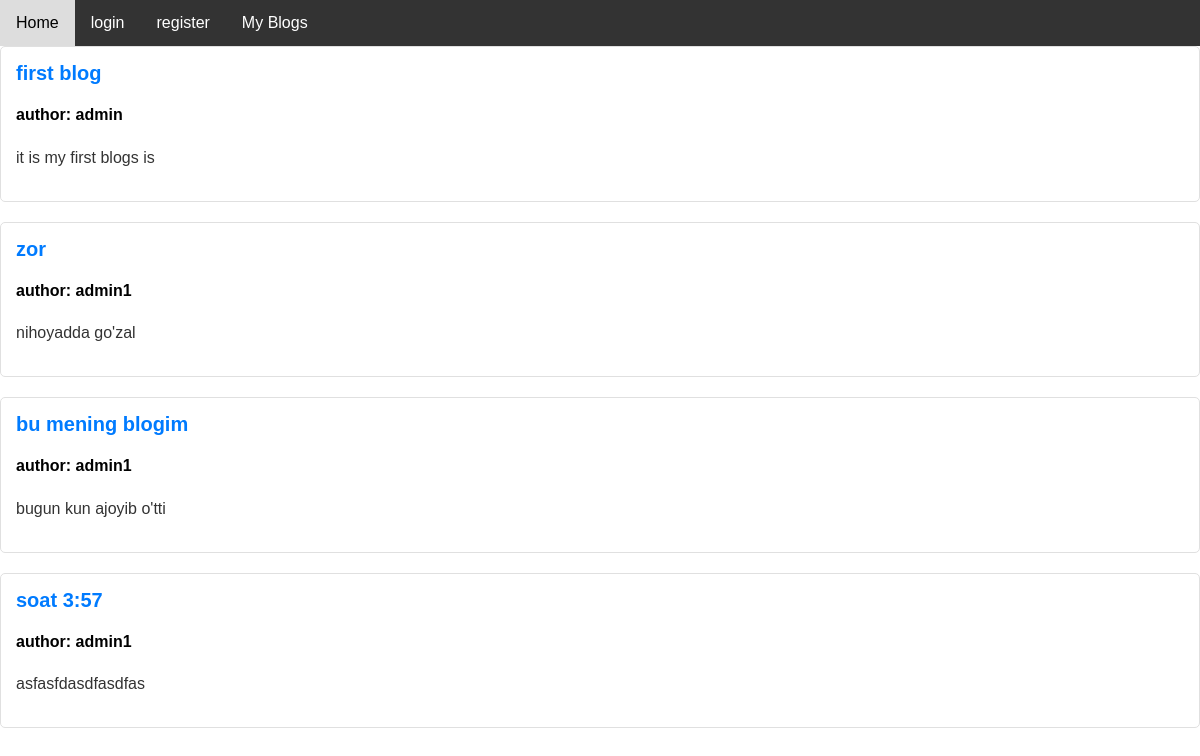
The page / on the database its author committed.
### blogs/models.py (models this page shows, shortened)
class Post(models.Model):
    title = models.CharField(max_length=255)
    author = models.ForeignKey(
        Users,
        on_delete=models.CASCADE
    )
    body = models.TextField()
    class Meta:
        db_table = 'post'

### users/models.py (models this page shows)
class Users(AbstractUser):
    image = models.ImageField(
        upload_to='user_image/',
        blank=True, null=True,
        default='default_img/default.png'
    )
    class Meta:
        db_table = 'users'
    def __str__(self):
        return self.username

### blogs/views.py (the view)
# urls.py: path('', BlogListView.as_view(), name='home'),
class BlogListView(ListView):
    model = Post
    template_name = 'home.html'

### blogs/templates/home.html (shortened to what this page needs)
{% extends 'base.html' %}
{% block content %}
<nav class="navbar">
  <ul>
    <li><a href="{% url 'blogs:home' %}">Home</a></li>
    {% if not request.user.is_authenticated %}
        <li><a href="{% url 'users:login' %}">login</a></li>
        <li><a href="{% url 'users:register' %}">register</a></li>
    {% else %}
        <li><a href="{% url 'users:logout' %}">logout</a></li>
    {% endif %}
    <li><a href="{% url 'blogs:my_blogs' %}">My Blogs</a></li>
  </ul>
</nav>
{% for post in object_list %}
    <div class="posts">
        <h2><a href="{% url 'blogs:post_detail' post.pk %}">{{ post.title }}</a></h2>
        <h4>author: {{ post.author }}</h4>
        <p>{{ post.body }}</p>
    </div>
{% endfor %}
{% endblock content %}

### templates/base.html (shortened to what this page needs)
{% load static %}
<!DOCTYPE html>
<html lang="en">
<head>
    <link rel="stylesheet" href="{% static 'base.css' %}">
</head>
<body>
    {% block content %}
    {% endblock content %}
</body>
</html>

### static/base.css (style rules this page uses)
body { font-family: Arial, sans-serif; margin: 0; padding: 0; }
a { color: #007bff; text-decoration: none; }

### blogs/templates/home.html (style rules this page uses)
.posts { margin-bottom: 20px; padding: 15px; border: 1px solid #e0e0e0; border-radius: 5px; background-color: #ffffff; font-family: Arial, sans-serif; }
.posts h2 { margin-top: 0; font-size: 20px; font-weight: bold; }
.posts a { text-decoration: none; color: #007bff; font-weight: bold; }
.posts p { margin-top: 10px; color: #333333; font-size: 16px; line-height: 1.5; }
.navbar { overflow: hidden; background-color: #333; }
.navbar ul { list-style-type: none; margin: 0; padding: 0; overflow: hidden; }
.navbar li { float: left; }
.navbar li a { display: block; color: white; text-align: center; padding: 14px 16px; text-decoration: none; font-family: Arial, sans-serif; }

### rows shown on the page
Post: title "first blog", author "admin", body "it is my first blogs is"
Post: title "zor", author "admin1", body "nihoyadda go'zal"
Post: title "bu mening blogim", author "admin1", body "bugun kun ajoyib o'tti"
Post: title "soat 3:57", author "admin1", body "asfasfdasdfasdfas"
